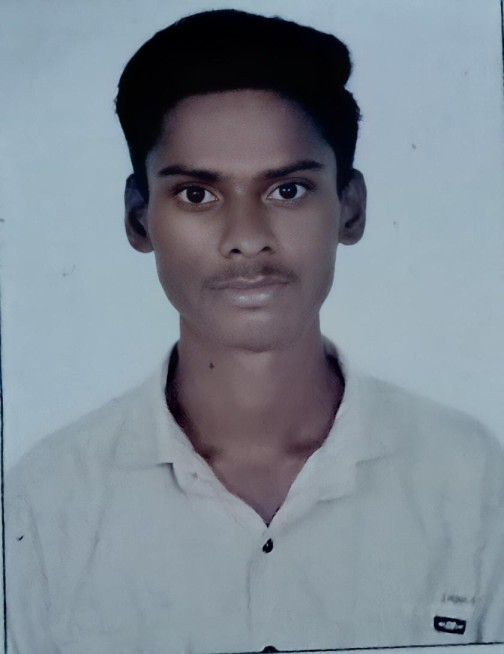
#> input picture Image Processing Basic/photo2.jpg, 504 x 654 px, found by its file name
$ python ml4.py
#> lines starting #> are read from the running program, lines starting #| are printed output that depends on the picture; after the words box and inside, x2 and y2 are one past the last pixel; in counts of white or black regions, pixels touching at a corner belong together
import cv2

# Load left and right images
imgL = cv2.imread('photo2.jpg', 0)
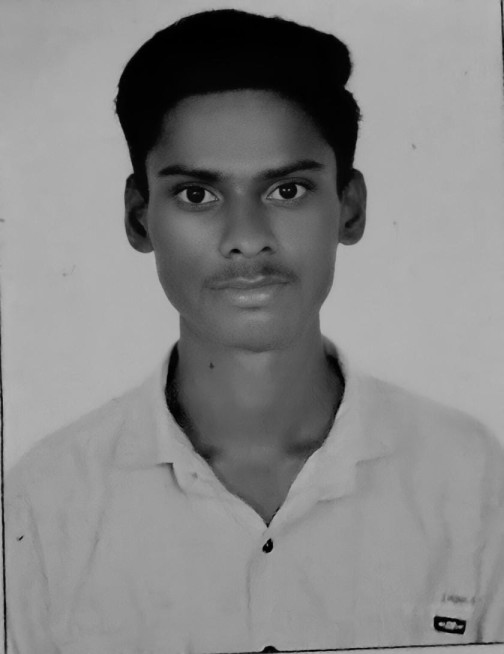
#> imgL: shape (654, 504); min 0, max 182, mean 134.3
imgR = cv2.imread('photo2.jpg', 0)

# Create a stereo block matcher object
stereo = cv2.StereoBM_create(numDisparities=16, blockSize=15)

# Compute the disparity map
disparity = stereo.compute(imgL, imgR)
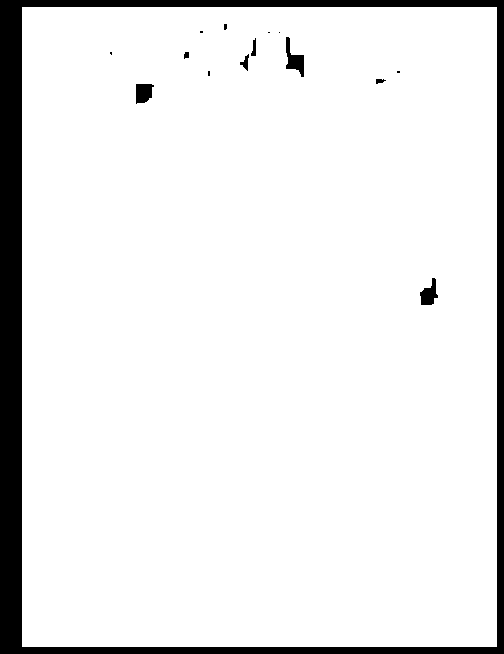
#> disparity: shape (654, 504) int16; values -16 (black) and 0 (white), 91.9% white; 15 black regions (7 under 20 px), largest, box (x1, y1, x2, y2) and area: (0, 0, 504, 654) 25616, (286, 37, 304, 77) 341, (136, 84, 154, 104) 287

# Display the disparity map
cv2.imshow('Disparity', disparity)
cv2.waitKey(0)
cv2.destroyAllWindows()
